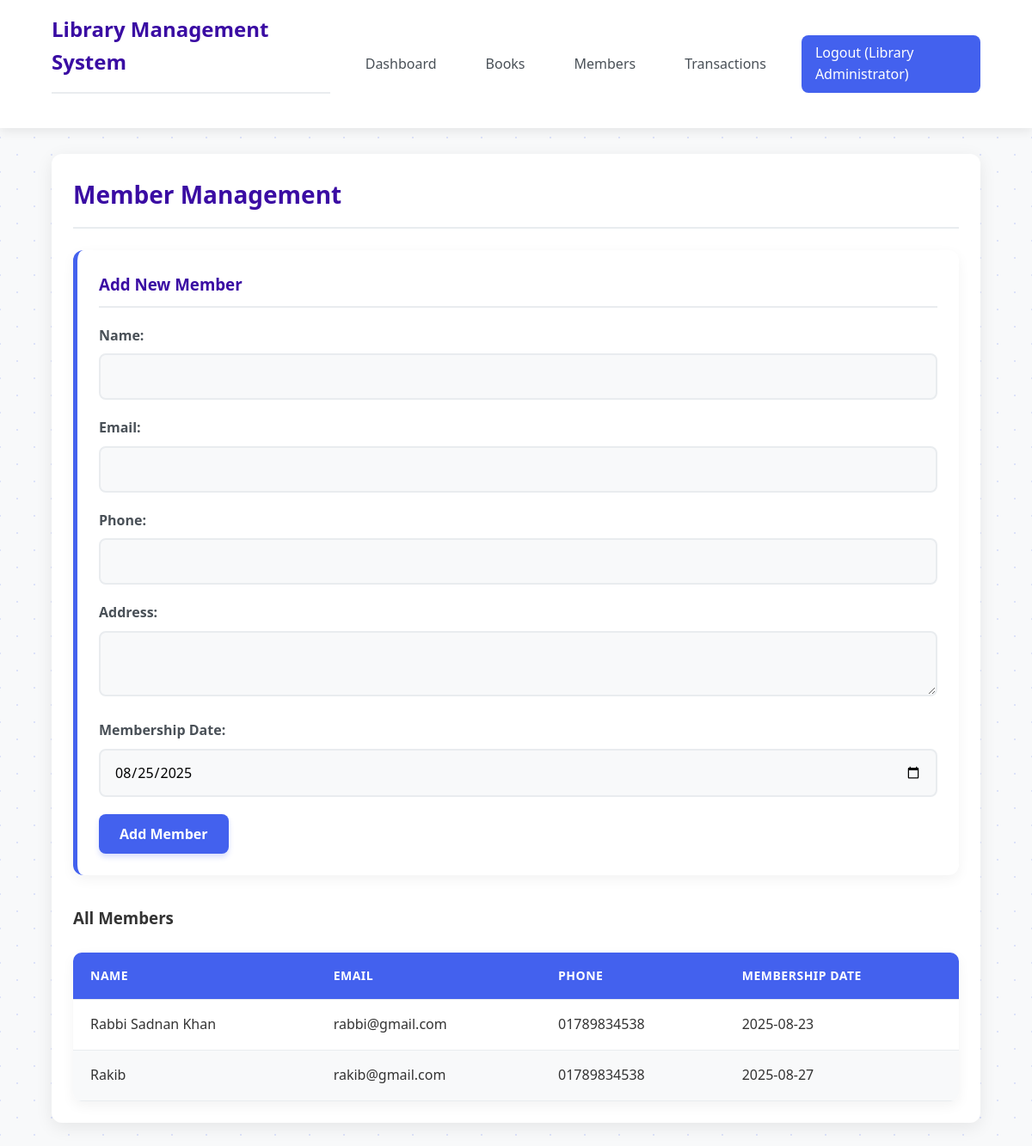
/members.php (signed in), run on the app's committed database.
### tables this page shows
CREATE TABLE `members` (
  `id` int(11) NOT NULL,
  `name` varchar(255) NOT NULL,
  `email` varchar(255) NOT NULL,
  `phone` varchar(20) DEFAULT NULL,
  `address` text DEFAULT NULL,
  `membership_date` date DEFAULT NULL,
  `created_at` timestamp NOT NULL DEFAULT current_timestamp()
);

### includes/functions.php (called while the page is built, shortened)
<?php
include 'config.php';
function getAllMembers() {
    global $pdo;
    $stmt = $pdo->query("SELECT * FROM members ORDER BY name");
    return $stmt->fetchAll();
}
?>

### members.php (the view, shortened to what this page needs)
<?php
include 'includes/auth.php';
include 'includes/functions.php';
$members = getAllMembers();
?>
<!DOCTYPE html>
<html lang="en">
<head>
    <link rel="stylesheet" href="css/style.css">
</head>
<body>
    <?php include 'includes/header.php'; ?>
    <div class="container">
        <h2>Member Management</h2>
        <div class="form-section">
            <h3>Add New Member</h3>
            <form method="POST" action="">
                <div class="form-group">
                    <label for="name">Name:</label>
                    <input type="text" id="name" name="name" required>
                </div>
                <div class="form-group">
                    <label for="email">Email:</label>
                    <input type="email" id="email" name="email" required>
                </div>
                <div class="form-group">
                    <label for="phone">Phone:</label>
                    <input type="text" id="phone" name="phone">
                </div>
                <div class="form-group">
                    <label for="address">Address:</label>
                    <textarea id="address" name="address"></textarea>
                </div>
                <div class="form-group">
                    <label for="membership_date">Membership Date:</label>
                    <input type="date" id="membership_date" name="membership_date" value="<?php echo date('Y-m-d'); ?>">
                </div>
                <button type="submit" name="add_member">Add Member</button>
            </form>
        </div>
        <div class="list-section">
            <h3>All Members</h3>
            <table>
                <thead>
                    <tr>
                        <th>Name</th>
                        <th>Email</th>
                        <th>Phone</th>
                        <th>Membership Date</th>
                    </tr>
                </thead>
                <tbody>
                    <?php foreach ($members as $member): ?>
                    <tr>
                        <td><?php echo $member['name']; ?></td>
                        <td><?php echo $member['email']; ?></td>
                        <td><?php echo $member['phone']; ?></td>
                        <td><?php echo $member['membership_date']; ?></td>
                    </tr>
                    <?php endforeach; ?>
                </tbody>
            </table>
        </div>
    </div>
</body>
</html>

### css/style.css (style rules this page uses)
* { margin: 0; padding: 0; box-sizing: border-box; font-family: 'Poppins', 'Segoe UI', Tahoma, Geneva, Verdana, sans-serif; }
:root { --primary: #4361ee; --secondary: #3a0ca3; --accent: #f72585; --success: #4cc9f0; --warning: #f9c74f; --danger: #f94144; --light: #f8f9fa; --dark: #212529; --gray: #6c757d; --light-gray: #e9ecef; }
body { background-color: #f8f9fa; color: #333; line-height: 1.6; background-image: radial-gradient(#4362ee27 1px, transparent 1px), radial-gradient(#4362ee27 1px, transparent 1px); background-size: 40px 40px; background-position: 0 0, 20px 20px; }
.container { width: 90%; max-width: 1200px; margin: 30px auto; padding: 25px; background: white; border-radius: 12px; box-shadow: 0 5px 20px rgba(0, 0, 0, 0.08); }
.form-section { margin-bottom: 35px; padding: 25px; background: white; border-radius: 12px; box-shadow: 0 5px 15px rgba(0, 0, 0, 0.05); border-left: 5px solid var(--primary); }
.form-section h3 { margin-bottom: 20px; color: var(--secondary); font-weight: 600; padding-bottom: 10px; border-bottom: 2px solid var(--light-gray); }
.form-group { margin-bottom: 20px; position: relative; }
label { display: block; margin-bottom: 8px; font-weight: 600; color: #495057; }
input[type="text"], input[type="password"], input[type="email"], input[type="number"], input[type="date"], select, textarea { width: 100%; padding: 14px 16px; border: 2px solid #e9ecef; border-radius: 8px; font-size: 16px; transition: all 0.3s ease; background: #f8f9fa; }
button { background: var(--primary); color: white; border: none; padding: 12px 24px; border-radius: 8px; cursor: pointer; font-size: 16px; font-weight: 600; transition: all 0.3s ease; box-shadow: 0 4px 6px rgba(67, 97, 238, 0.2); }
table { width: 100%; border-collapse: separate; border-spacing: 0; margin-top: 25px; border-radius: 10px; overflow: hidden; box-shadow: 0 5px 15px rgba(0, 0, 0, 0.05); }
th, td { padding: 16px 20px; text-align: left; border-bottom: 1px solid #e9ecef; }
th { background-color: var(--primary); color: white; font-weight: 600; text-transform: uppercase; font-size: 14px; letter-spacing: 0.5px; }
tr:nth-child(even) { background-color: #f8f9fa; }
h2 { color: var(--secondary); margin-bottom: 25px; padding-bottom: 15px; border-bottom: 2px solid var(--light-gray); font-weight: 700; font-size: 28px; }
.form-group { animation: fadeIn 0.5s ease forwards; }
.form-group:nth-child(1) { animation-delay: 0.1s; }
.form-group:nth-child(2) { animation-delay: 0.2s; }
.form-group:nth-child(3) { animation-delay: 0.3s; }
.form-group:nth-child(4) { animation-delay: 0.4s; }
.form-group:nth-child(5) { animation-delay: 0.5s; }

### data on the page
members: name "Rabbi Sadnan Khan", email "rabbi@gmail.com", phone "01789834538", membership_date "2025-08-23"
members: name "Rakib", email "rakib@gmail.com", phone "01789834538", membership_date "2025-08-27"

### other printed values
$_SESSION['full_name'] "Library Administrator"
